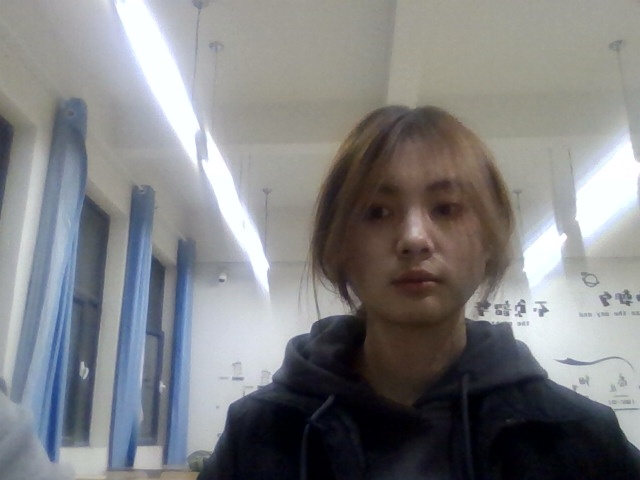
#> input picture face_mask/data/jm/1.lj.jpg, 640 x 480 px; its folder holds 4 pictures in this run
$ python face_train.py
#> lines starting #> are read from the running program, lines starting #| are printed output that depends on the picture
import os
import cv2
import sys
from PIL import Image
import numpy as np

def getImageAndLabels(path):
#> called with path = './data/jm/'
    facesSamples=[]
    ids=[]
    imagePaths=[os.path.join(path,f) for f in os.listdir(path)]
    #检测人脸
    face_detector = cv2.CascadeClassifier('E:/anaconda/envs/huawei/Lib/site-packages/cv2/data/haarcascade_frontalface_alt2.xml')
    #打印数组imagePaths
    print('数据排列：',imagePaths)
    #遍历列表中的图片
    for imagePath in imagePaths:
        #打开图片,黑白化
        PIL_img=Image.open(imagePath).convert('L')
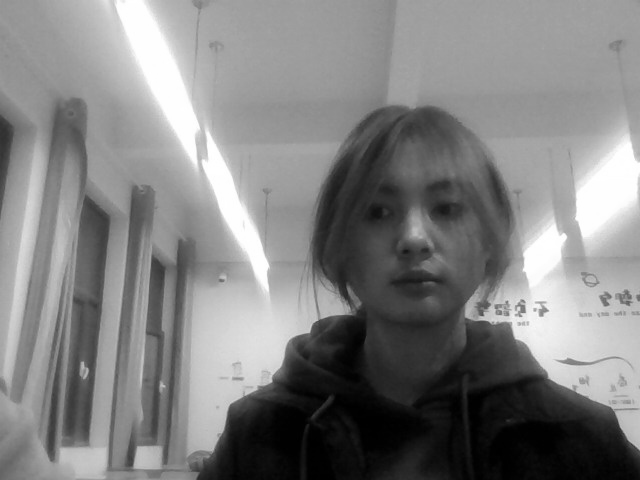
#> PIL_img: PIL image 640x480 L; min 0, max 255, mean 129.2
        #将图像转换为数组，以黑白深浅
       # PIL_img = cv2.resize(PIL_img, dsize=(400, 400))
        img_numpy=np.array(PIL_img,'uint8')
        #获取图片人脸特征
        faces = face_detector.detectMultiScale(img_numpy)
#> faces = [[66, 289, 40, 40], [510, 274, 108, 108], [328, 139, 180, 180]]
        print(faces)
#| [[ 66 289  40  40]
#|  [510 274 108 108]
#|  [328 139 180 180]]
        #获取每张图片的id和姓名
        id = int(os.path.split(imagePath)[1].split('.')[0])
        #预防无面容照片
        for x,y,w,h in faces:
            ids.append(id)
            facesSamples.append(img_numpy[y:y+h,x:x+w])
#> this loop made 3 passes
#> after the loop, facesSamples = 3 items; ids = [1, 1, 1]
        #打印脸部特征和id
        #print('fs:', facesSamples)
        print('id:', id)
#> pass 2 of the loop in getImageAndLabels, `for imagePath in imagePaths:`:
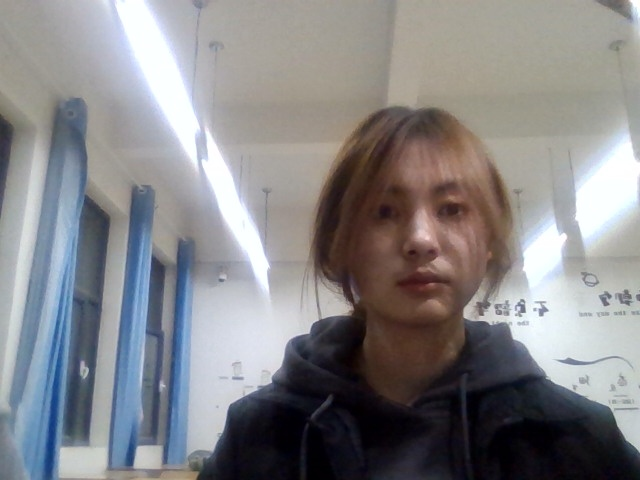
#> input picture face_mask/data/jm/10.lj.jpg, 640 x 480 px
#> in getImageAndLabels, `PIL_img=Image.open(imagePath).convert('L')`:
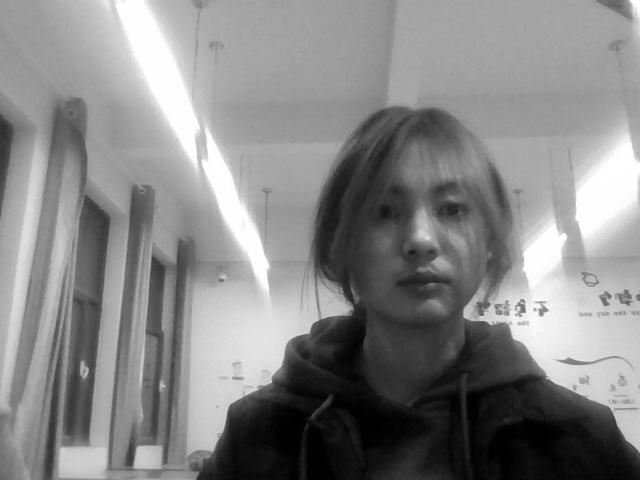
#> PIL_img: PIL image 640x480 L; min 0, max 255, mean 133.7
#> faces = [[140, 371, 23, 23], [507, 270, 113, 113], [330, 136, 186, 186]]
#| [[140 371  23  23]
#|  [507 270 113 113]
#|  [330 136 186 186]]
#> the loop in getImageAndLabels, `for x,y,w,h in faces:` made 3 passes
#> after the loop in getImageAndLabels, `for x,y,w,h in faces:`: facesSamples = 6 items; ids = [1, 1, 1, 10, 10, 10]
#> pass 3 of the loop in getImageAndLabels, `for imagePath in imagePaths:`:
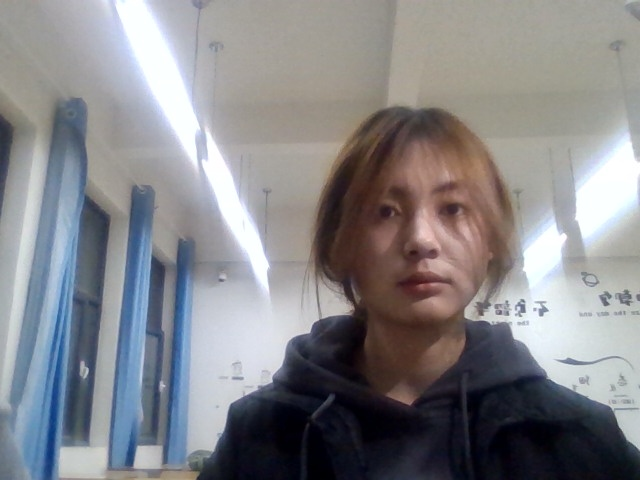
#> input picture face_mask/data/jm/11.lj.jpg, 640 x 480 px
#> in getImageAndLabels, `PIL_img=Image.open(imagePath).convert('L')`:
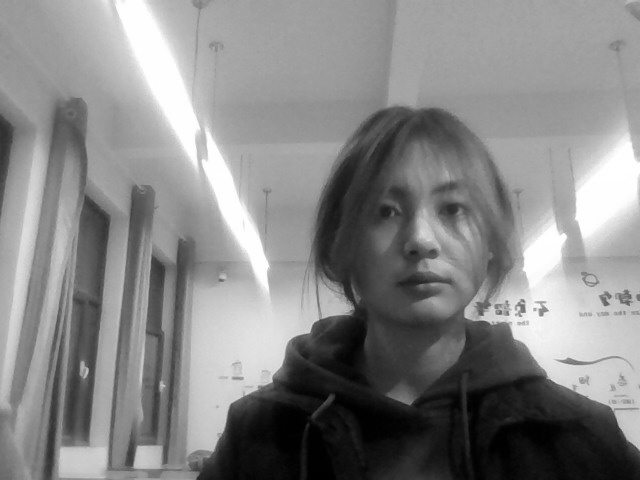
#> PIL_img: PIL image 640x480 L; min 0, max 255, mean 133.9
#> faces = [[510, 270, 111, 111], [339, 144, 169, 169]]
#| [[510 270 111 111]
#|  [339 144 169 169]]
#> the loop in getImageAndLabels, `for x,y,w,h in faces:` made 2 passes
#> after the loop in getImageAndLabels, `for x,y,w,h in faces:`: facesSamples = 8 items; ids = [1, 1, 1, 10, 10, 10, 11, 11]
#> the loop made 4 passes; the first 3 are shown
        #print('fs:', facesSamples[id])
    print('fs:', facesSamples)
    print('脸部例子：',facesSamples[0])
    print('身份信息：',ids[0])
    return facesSamples,ids

if __name__ == '__main__':
    #图片路径
    path='./data/jm/'
    #获取图像数组和id标签数组和姓名
    faces,ids=getImageAndLabels(path)
    #获取训练对象
    recognizer=cv2.face.LBPHFaceRecognizer_create()
    #recognizer.train(faces,names)#np.array(ids)
    recognizer.train(faces,np.array(ids))
    #保存文件
#> (the run stopped early here; a loop or call above may not have finished)
